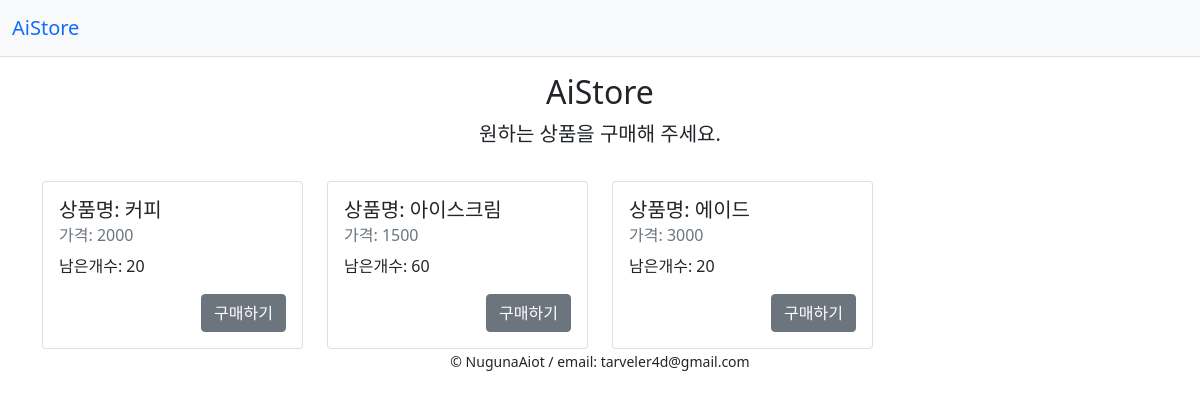
Screenshot of /board/s2 with the database file from the repository.
### aistoremodel.py (models this page shows, shortened)
class Products(Base):
    __tablename__ = 'products'
    p_id = Column(String(20), primary_key=True)
    name = Column(String(20))
    reco_price = Column(Integer)

class Inventory(Base):
    __tablename__ = 'inventory'
    p_id = Column(String(20), ForeignKey(Products.p_id), primary_key=True,)
    count = Column(Integer)
    price = Column(Integer)
    s_id = Column(String(20), ForeignKey(AiStore.s_id), primary_key=True) # 문자열(20), 외래키(AiStore.s_id), 주키 설정 하여 컬럼 생성
    product = relationship('Products') # products 테이블과 관계 형성되어 자동 조인(products 테이블의 주키가 외래키로 설정되어있어야함)

### app.py (the view)
@app.route("/board/<s_id>", methods=['POST', 'GET'])
def board(s_id = 'nan'):
    if 'count' in session:
        del session['count']
    if 'buy_product' in session:
        del session['buy_product']
    if request.method == 'POST':
        s_id = request.form['sId']
        ai_store = db_session.get(AiStore, s_id)
        return render_template('board.html', s_id = s_id, menu = get_menu(ai_store.s_id))
    if s_id != 'nan':
        ai_store = db_session.get(AiStore, s_id)
        return render_template('board.html',
                               s_id=s_id, menu = get_menu(ai_store.s_id))
    else:
        return render_template('board.html',
                               s_id=s_id,)

### aistoremodel.py (called while the page is built)
def get_menu(s_id):
    items = Inventory.query.filter(Inventory.s_id == s_id).all()
    menu = []
    for item in items:
        dict = {}
        dict['p_id'] = item.p_id
        dict['p_name'] = item.product.name
        dict['price'] = int(item.price)
        dict['count'] = int(item.count)
        menu.append(dict)
    return menu

### app.py (called while the page is built)
@app.before_request
def before_request():
    session.permanent = True
    app.permanent_session_lifetime = datetime.timedelta(minutes=5)
    session.modified = True

@app.teardown_request
def shutdown_session(exception=None):
    db_session.remove()

### templates/board.html
{% extends 'base.html' %}
{% block content %}
    {% if s_id == 'nan' %}
    <div class="py-3 text-center">
      <h2>스토어 시작</h2>
      <p class="lead">스토어 아이디를 입력하여 스토어를 시작하세요.</p>
    </div>
    <div class="row justify-content-center">
        <form class="col-4 p-md-5 border rounded-3 bg-light" action="/board/{{ s_id }}" method="post">
            <div class="mb-3">
                <label for="sId" class="form-label">스토어 아이디</label>
                <input type="text" class="form-control" id="sId" aria-describedby="sIdHelp" name="sId">
                <div id="sIdHelp" class="form-text">스토어 접속을 위한 아이디 입력.</div>
            </div>
            <div class="mb-3">
                <label for="sPassword" class="form-label">Password</label>
                <input type="password" class="form-control" id="sPassword" name="sPassword">
            </div>
            <button type="submit" class="btn btn-primary">Submit</button>
        </form>
    </div>
    {% else %}
    <div class="py-3 text-center">
      <h2>AiStore</h2>
      <p class="lead">원하는 상품을 구매해 주세요.</p>
    </div>
    <div class="row row-cols-1 row-cols-md-4 g-4">
        {% for p in menu %}
        <div class="col">
            <div class="card h-100">
                <div class="card-body">
                    <h5 class="card-title">상품명: {{ p.p_name }}</h5>
                    <h6 class="card-subtitle mb-2 text-muted">가격: {{ p.price }}</h6>
                    <p class="card-text">남은개수: {{ p.count }}</p>
                    <div class="text-end">
                        <a href="{{ url_for('buy', s_id = s_id, p_id = p.p_id)}}" class="btn btn-secondary">구매하기</a>
                    </div>
                </div>
            </div>
        </div>
        {% endfor %}
    </div>
    {% endif %}
{% endblock %}

### rows the page displays
Products: p_name "커피"
Inventory: price "2000"
Products: p_name "아이스크림"
Inventory: price "1500"
Products: p_name "에이드"
Inventory: price "3000"

### other values shown
{{ p.count }} "20" "60" "20"
